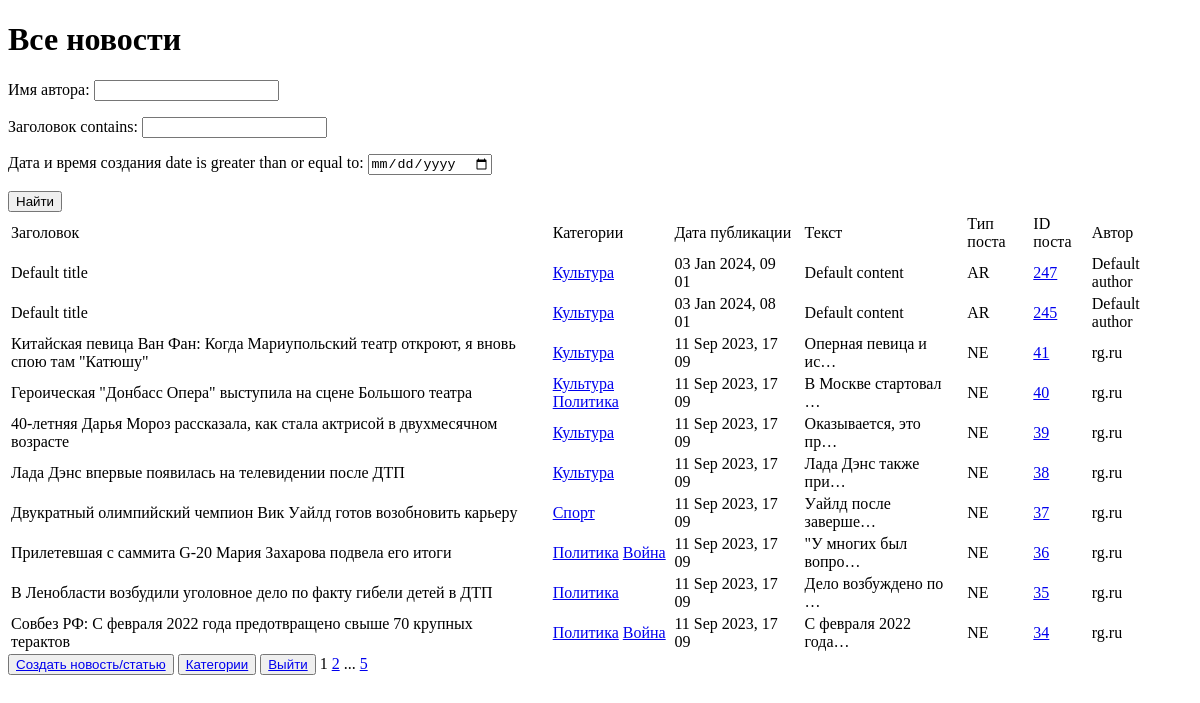
The page /news/ (signed in) on the database as committed earlier.
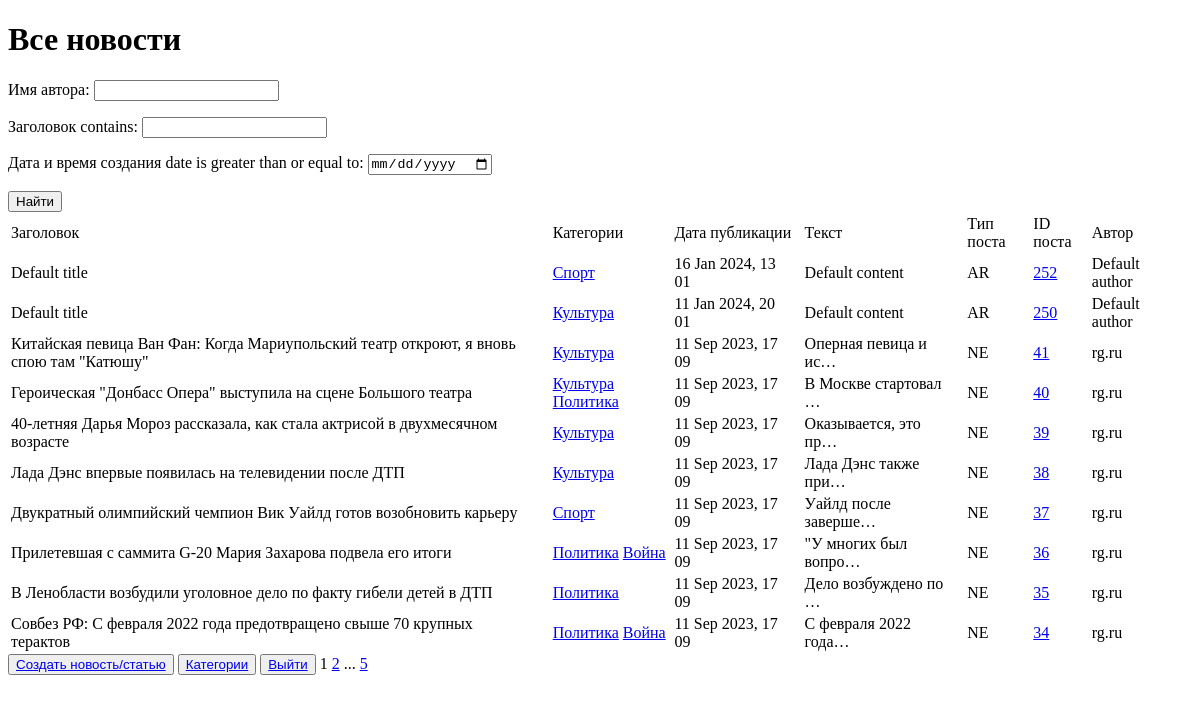
The same page on the database as committed later.
### news/models.py (models this page shows, shortened)
class Post(models.Model):
    news = 'NE'
    article = 'AR'
    POST_TYPES = [
        (news, 'Новость'),
        (article, 'Статья')
    ]
    author = models.CharField(max_length=255, default='Default author', verbose_name='имя автора')
    post_type = models.CharField(max_length=2, choices=POST_TYPES, default=article, verbose_name='Вид поста')
    date_create = models.DateTimeField(auto_now_add=True, verbose_name='дата и время создания')
    date_update = models.DateTimeField(auto_now=True, verbose_name='дата и время изменения')
    categories = models.ManyToManyField(Category, verbose_name='Категории')
    title = models.CharField(max_length=255, default='Default title', verbose_name='заголовок')
    content = models.TextField(default='Default content', verbose_name='текст')

class Category(models.Model):
    name = models.CharField(unique = True, max_length=255, verbose_name='Категории' )
    subscribers = models.ManyToManyField(User, blank=True, null=True, related_name='Подписчики')
    def __str__(self):
        return self.name

### news/views.py (the view, shortened to what this page needs)
# urls.py: path('news/', NewsList.as_view(), name = 'news'),
class NewsList(LoginRequiredMixin, ListView):
    model = Post
    template_name = 'flatpages/news.html'
    queryset = Post.objects.order_by('-date_create')
    context_object_name = 'news'
    paginate_by = 10
    def get_queryset(self):
        queryset = super().get_queryset()
        self.filterset = PostFilter(self.request.GET, queryset)
        return self.filterset.qs
    def get_context_data(self, **kwargs):
        context = super().get_context_data(**kwargs)
        context['filterset'] = self.filterset
        return context

### news/templatetags/custom_filters.py (called while the page is built)
@register.filter()
def censor(text):
    spl_text = text.split()
    explicitwords = ['дВижения',
                     'ТраСсе',
                     'производственных',
                     'Однако',
                     'детонациЮ']
    for ex_word in explicitwords:
        ex_word = ex_word.title()
        for word in spl_text:
            word1 = word[0].upper() + word[1:]
            if word1 == ex_word:
                text = text.replace(word, word[0] + '*' * (len(word) - 1))
    """Removes all values of arg from the given string"""
    return text

### news/templatetags/custom_tags.py (called while the page is built)
@register.simple_tag(takes_context=True)
def url_replace(context, **kwargs):
   d = context['request'].GET.copy()
   for k, v in kwargs.items():
       d[k] = v
   return d.urlencode()

### templates/flatpages/news.html (shortened to what this page needs)
{% extends 'flatpages/default.html' %}
{% load custom_filters %}
{% load custom_tags %}
{% block content %}
    <h1>Все новости</h1>
    <form action="" method="get">
    {{ filterset.form.as_p }}
    <input type="submit" value="Найти"/>
    </form>
    {% if news %}
       <table>
           <tr>
               <td>Заголовок</td>
               <td>Категории</td>
               <td>Дата публикации</td>
               <td>Текст</td>
               <td>Тип поста</td>
               <td>ID поста </td>
               <td>Автор</td>
           </tr>
           {% for new in news %}
           <tr>
               <td>{{ new.title|censor }}&emsp;</td>
               <td>
                   {% for category in new.categories.all %}
                       <a href="{% url 'category_list' category.id %}">{{category}}</a>
                   {% endfor %}
               </td>
               <td>{{ new.date_create|date:'d M Y, H m'|censor}}&emsp;</td>
               <td>{{ new.content|truncatechars:20|censor }}&emsp;</td>
               <td>{{ new.post_type }}&emsp;</td>
               <td>
                   <a href="{% url 'news_detail' new.id  %}">{{new.id}}</a>
               </td>
               <td>{{ new.author }}&emsp;</td>
           </tr>
           {% endfor %}
       </table>
    {% else %}
       <h2>Новостей нет!</h2>
    {% endif %}
    <button> <a href="{% url 'news_create' %}"> Создать новость/статью </a> </button>
    <button> <a href="{% url 'category_name' %}"> Категории </a></button>
    <button> <a href="/"> Выйти </a></button>
   {{ page_obj.number }}
   {% if page_obj.has_next %}
       <a href="?{% url_replace page=page_obj.next_page_number %}">{{ page_obj.next_page_number }}</a>
       {% if paginator.num_pages != page_obj.next_page_number %}
           ...
           <a href="?{% url_replace page=page_obj.paginator.num_pages %}">{{ page_obj.paginator.num_pages }}</a>
       {% endif %}
   {% endif %}
{% endblock content %}

Rows that differ between the two databases and show on the page:
removed Post: title|censor "Default title", date_create|censor "03 Jan 2024, 09 01", content|censor "Default content", post_type "AR", id "247", author "Default author", Category (name "Культура")
removed Post: title|censor "Default title", date_create|censor "03 Jan 2024, 08 01", content|censor "Default content", post_type "AR", id "245", author "Default author", Category (name "Культура")
added Post: title|censor "Default title", date_create|censor "16 Jan 2024, 13 01", content|censor "Default content", post_type "AR", id "252", author "Default author", Category (name "Спорт")
added Post: title|censor "Default title", date_create|censor "11 Jan 2024, 20 01", content|censor "Default content", post_type "AR", id "250", author "Default author", Category (name "Культура")
